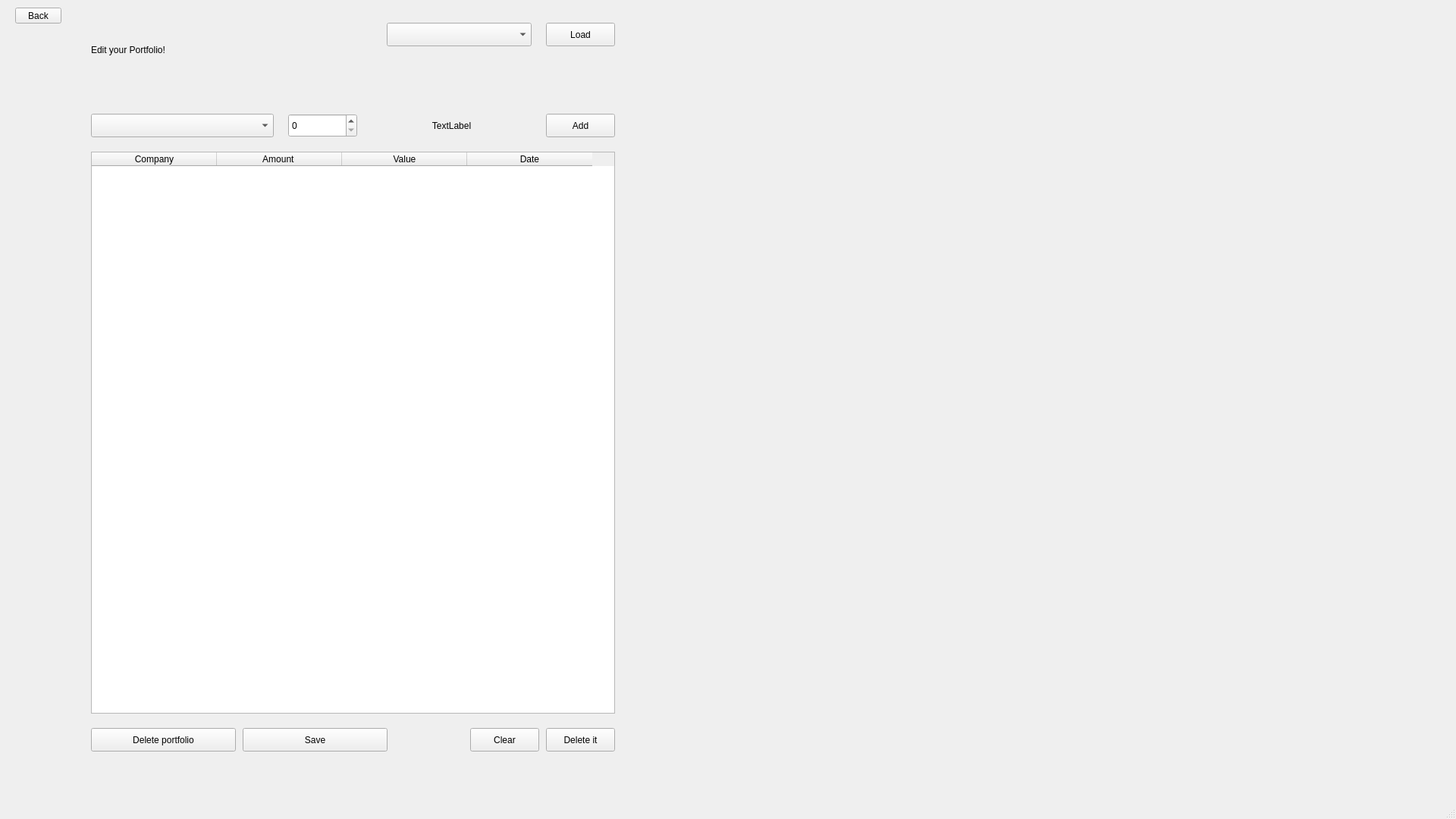
<?xml version="1.0" encoding="UTF-8"?>
<ui version="4.0">
 <class>MainWindow</class>
 <widget class="QMainWindow" name="MainWindow">
  <property name="enabled">
   <bool>true</bool>
  </property>
  <property name="geometry">
   <rect>
    <x>0</x>
    <y>0</y>
    <width>1920</width>
    <height>1080</height>
   </rect>
  </property>
  <property name="windowTitle">
   <string>MainWindow</string>
  </property>
  <widget class="QWidget" name="centralwidget">
   <widget class="QPushButton" name="add_button">
    <property name="geometry">
     <rect>
      <x>720</x>
      <y>150</y>
      <width>91</width>
      <height>31</height>
     </rect>
    </property>
    <property name="cursor">
     <cursorShape>PointingHandCursor</cursorShape>
    </property>
    <property name="text">
     <string>Add</string>
    </property>
   </widget>
   <widget class="QPushButton" name="back_button">
    <property name="geometry">
     <rect>
      <x>20</x>
      <y>10</y>
      <width>61</width>
      <height>21</height>
     </rect>
    </property>
    <property name="cursor">
     <cursorShape>PointingHandCursor</cursorShape>
    </property>
    <property name="text">
     <string>Back</string>
    </property>
   </widget>
   <widget class="QSpinBox" name="amount_spinbox">
    <property name="geometry">
     <rect>
      <x>380</x>
      <y>150</y>
      <width>91</width>
      <height>31</height>
     </rect>
    </property>
    <property name="cursor">
     <cursorShape>PointingHandCursor</cursorShape>
    </property>
    <property name="maximum">
     <number>9999</number>
    </property>
   </widget>
   <widget class="QLabel" name="value_label">
    <property name="geometry">
     <rect>
      <x>490</x>
      <y>150</y>
      <width>211</width>
      <height>31</height>
     </rect>
    </property>
    <property name="layoutDirection">
     <enum>Qt::LeftToRight</enum>
    </property>
    <property name="text">
     <string>TextLabel</string>
    </property>
    <property name="alignment">
     <set>Qt::AlignCenter</set>
    </property>
   </widget>
   <widget class="QComboBox" name="stocks_combobox">
    <property name="geometry">
     <rect>
      <x>120</x>
      <y>150</y>
      <width>241</width>
      <height>31</height>
     </rect>
    </property>
    <property name="cursor">
     <cursorShape>PointingHandCursor</cursorShape>
    </property>
   </widget>
   <widget class="QWidget" name="verticalLayoutWidget">
    <property name="geometry">
     <rect>
      <x>840</x>
      <y>110</y>
      <width>991</width>
      <height>831</height>
     </rect>
    </property>
    <layout class="QVBoxLayout" name="vlayout"/>
   </widget>
   <widget class="QPushButton" name="delete_it_button">
    <property name="geometry">
     <rect>
      <x>720</x>
      <y>960</y>
      <width>91</width>
      <height>31</height>
     </rect>
    </property>
    <property name="cursor">
     <cursorShape>PointingHandCursor</cursorShape>
    </property>
    <property name="text">
     <string>Delete it</string>
    </property>
   </widget>
   <widget class="QPushButton" name="clear_button">
    <property name="geometry">
     <rect>
      <x>620</x>
      <y>960</y>
      <width>91</width>
      <height>31</height>
     </rect>
    </property>
    <property name="cursor">
     <cursorShape>PointingHandCursor</cursorShape>
    </property>
    <property name="text">
     <string>Clear</string>
    </property>
   </widget>
   <widget class="QTableWidget" name="portfolio_table">
    <property name="enabled">
     <bool>true</bool>
    </property>
    <property name="geometry">
     <rect>
      <x>120</x>
      <y>200</y>
      <width>691</width>
      <height>741</height>
     </rect>
    </property>
    <property name="mouseTracking">
     <bool>true</bool>
    </property>
    <property name="contextMenuPolicy">
     <enum>Qt::DefaultContextMenu</enum>
    </property>
    <property name="verticalScrollBarPolicy">
     <enum>Qt::ScrollBarAsNeeded</enum>
    </property>
    <property name="sizeAdjustPolicy">
     <enum>QAbstractScrollArea::AdjustIgnored</enum>
    </property>
    <property name="editTriggers">
     <set>QAbstractItemView::NoEditTriggers</set>
    </property>
    <property name="dragDropMode">
     <enum>QAbstractItemView::DropOnly</enum>
    </property>
    <property name="alternatingRowColors">
     <bool>true</bool>
    </property>
    <property name="selectionBehavior">
     <enum>QAbstractItemView::SelectRows</enum>
    </property>
    <property name="textElideMode">
     <enum>Qt::ElideMiddle</enum>
    </property>
    <property name="showGrid">
     <bool>false</bool>
    </property>
    <property name="wordWrap">
     <bool>true</bool>
    </property>
    <property name="cornerButtonEnabled">
     <bool>true</bool>
    </property>
    <property name="columnCount">
     <number>4</number>
    </property>
    <attribute name="horizontalHeaderDefaultSectionSize">
     <number>165</number>
    </attribute>
    <column>
     <property name="text">
      <string>Company</string>
     </property>
    </column>
    <column>
     <property name="text">
      <string>Amount </string>
     </property>
    </column>
    <column>
     <property name="text">
      <string>Value</string>
     </property>
    </column>
    <column>
     <property name="text">
      <string>Date</string>
     </property>
    </column>
   </widget>
   <widget class="QPushButton" name="save_button">
    <property name="geometry">
     <rect>
      <x>320</x>
      <y>960</y>
      <width>191</width>
      <height>31</height>
     </rect>
    </property>
    <property name="cursor">
     <cursorShape>PointingHandCursor</cursorShape>
    </property>
    <property name="text">
     <string>Save</string>
    </property>
   </widget>
   <widget class="QComboBox" name="portfolio_combobox">
    <property name="geometry">
     <rect>
      <x>510</x>
      <y>30</y>
      <width>191</width>
      <height>31</height>
     </rect>
    </property>
    <property name="cursor">
     <cursorShape>PointingHandCursor</cursorShape>
    </property>
   </widget>
   <widget class="QPushButton" name="load_button">
    <property name="geometry">
     <rect>
      <x>720</x>
      <y>30</y>
      <width>91</width>
      <height>31</height>
     </rect>
    </property>
    <property name="cursor">
     <cursorShape>PointingHandCursor</cursorShape>
    </property>
    <property name="text">
     <string>Load</string>
    </property>
   </widget>
   <widget class="QPushButton" name="delete_portfolio_button">
    <property name="geometry">
     <rect>
      <x>120</x>
      <y>960</y>
      <width>191</width>
      <height>31</height>
     </rect>
    </property>
    <property name="cursor">
     <cursorShape>PointingHandCursor</cursorShape>
    </property>
    <property name="text">
     <string>Delete portfolio</string>
    </property>
   </widget>
   <widget class="QLabel" name="title_label">
    <property name="geometry">
     <rect>
      <x>120</x>
      <y>30</y>
      <width>361</width>
      <height>71</height>
     </rect>
    </property>
    <property name="text">
     <string>Edit your Portfolio!</string>
    </property>
   </widget>
  </widget>
  <widget class="QMenuBar" name="menubar">
   <property name="geometry">
    <rect>
     <x>0</x>
     <y>0</y>
     <width>1920</width>
     <height>22</height>
    </rect>
   </property>
  </widget>
  <widget class="QStatusBar" name="statusbar"/>
 </widget>
 <resources/>
 <connections/>
</ui>
